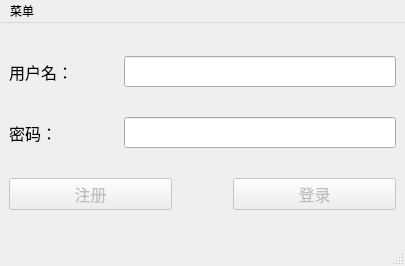
<?xml version="1.0" encoding="UTF-8"?>
<ui version="4.0">
 <class>login_page</class>
 <widget class="QMainWindow" name="login_page">
  <property name="geometry">
   <rect>
    <x>0</x>
    <y>0</y>
    <width>405</width>
    <height>266</height>
   </rect>
  </property>
  <property name="windowTitle">
   <string>login_page</string>
  </property>
  <widget class="QWidget" name="centralwidget">
   <layout class="QVBoxLayout" name="verticalLayout">
    <item>
     <layout class="QHBoxLayout" name="horizontalLayout" stretch="2,5">
      <item>
       <widget class="QLabel" name="lb_username">
        <property name="font">
         <font>
          <family>等线</family>
          <pointsize>12</pointsize>
         </font>
        </property>
        <property name="text">
         <string>用户名：</string>
        </property>
       </widget>
      </item>
      <item>
       <widget class="QLineEdit" name="le_username">
        <property name="font">
         <font>
          <family>等线</family>
          <pointsize>12</pointsize>
         </font>
        </property>
        <property name="inputMask">
         <string/>
        </property>
        <property name="text">
         <string/>
        </property>
        <property name="placeholderText">
         <string/>
        </property>
       </widget>
      </item>
     </layout>
    </item>
    <item>
     <layout class="QHBoxLayout" name="horizontalLayout_2" stretch="2,5">
      <item>
       <widget class="QLabel" name="lb_password">
        <property name="font">
         <font>
          <family>等线</family>
          <pointsize>12</pointsize>
         </font>
        </property>
        <property name="text">
         <string>密码：</string>
        </property>
       </widget>
      </item>
      <item>
       <widget class="QLineEdit" name="le_password">
        <property name="font">
         <font>
          <family>等线</family>
          <pointsize>12</pointsize>
         </font>
        </property>
        <property name="inputMask">
         <string/>
        </property>
        <property name="text">
         <string/>
        </property>
        <property name="echoMode">
         <enum>QLineEdit::Password</enum>
        </property>
        <property name="placeholderText">
         <string/>
        </property>
       </widget>
      </item>
     </layout>
    </item>
    <item>
     <layout class="QHBoxLayout" name="horizontalLayout_3" stretch="3,1,3">
      <item>
       <widget class="QPushButton" name="pb_signup">
        <property name="enabled">
         <bool>false</bool>
        </property>
        <property name="font">
         <font>
          <family>等线</family>
          <pointsize>12</pointsize>
         </font>
        </property>
        <property name="text">
         <string>注册</string>
        </property>
       </widget>
      </item>
      <item>
       <spacer name="horizontalSpacer">
        <property name="orientation">
         <enum>Qt::Horizontal</enum>
        </property>
        <property name="sizeHint" stdset="0">
         <size>
          <width>40</width>
          <height>20</height>
         </size>
        </property>
       </spacer>
      </item>
      <item>
       <widget class="QPushButton" name="pb_signin">
        <property name="enabled">
         <bool>false</bool>
        </property>
        <property name="font">
         <font>
          <family>等线</family>
          <pointsize>12</pointsize>
         </font>
        </property>
        <property name="text">
         <string>登录</string>
        </property>
        <property name="autoDefault">
         <bool>true</bool>
        </property>
        <property name="default">
         <bool>true</bool>
        </property>
       </widget>
      </item>
     </layout>
    </item>
   </layout>
  </widget>
  <widget class="QMenuBar" name="menubar">
   <property name="geometry">
    <rect>
     <x>0</x>
     <y>0</y>
     <width>405</width>
     <height>26</height>
    </rect>
   </property>
   <widget class="QMenu" name="menu">
    <property name="title">
     <string>菜单</string>
    </property>
    <addaction name="action_prog"/>
    <addaction name="actiona_about"/>
   </widget>
   <addaction name="menu"/>
  </widget>
  <widget class="QStatusBar" name="statusbar"/>
  <action name="action_prog">
   <property name="text">
    <string>关于程序</string>
   </property>
  </action>
  <action name="actiona_about">
   <property name="text">
    <string>作者</string>
   </property>
  </action>
 </widget>
 <resources/>
 <connections/>
</ui>
